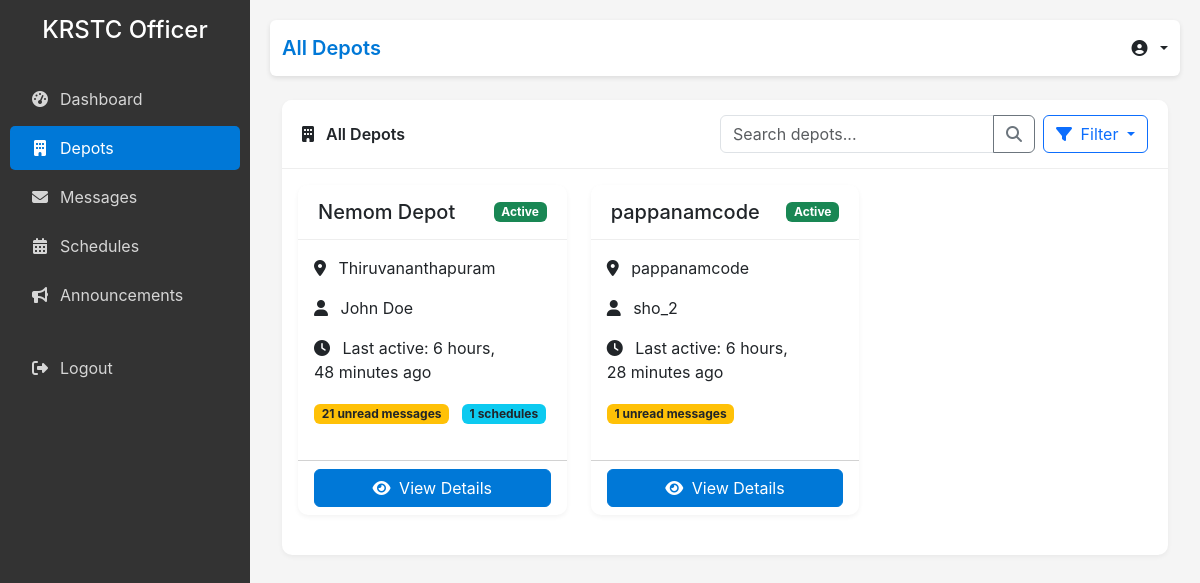
The app's page /depots/, older data.
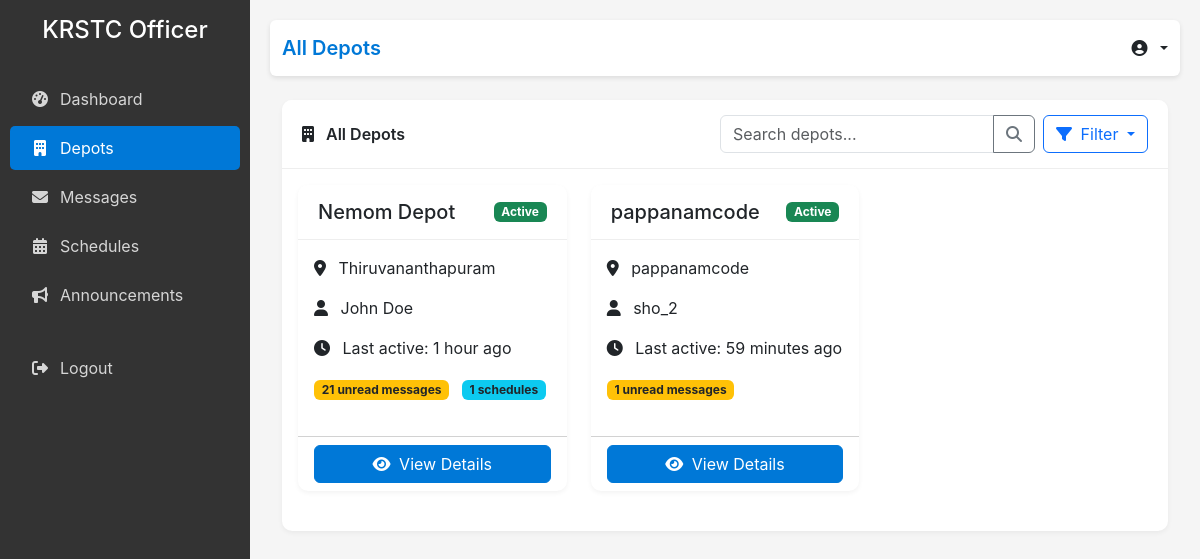
The same page, newer data.
### depot/models.py (models this page shows, shortened)
class Depot(models.Model):
    user = models.OneToOneField(User, on_delete=models.CASCADE, related_name='depot')
    name = models.CharField(max_length=100)
    location = models.CharField(max_length=255)
    address = models.TextField()
    contact_person = models.CharField(max_length=100)
    is_active = models.BooleanField(default=True)
    created_at = models.DateTimeField(auto_now_add=True)
    updated_at = models.DateTimeField(auto_now=True)

### accounts/models.py (models this page shows, shortened)
class User(AbstractUser):
    USER_TYPE_CHOICES = (
        ('officer', 'Officer'),
        ('depot', 'Depot'),
    )
    user_type = models.CharField(max_length=10, choices=USER_TYPE_CHOICES)
    phone_number = models.CharField(max_length=15, blank=True, null=True)
    last_login_time = models.DateTimeField(blank=True, null=True)

### officer/views.py (the view)
# urls.py: path('depots/', views.all_depots, name='all_depots'),
def all_depots(request):
    status = request.GET.get('status')
    depots = Depot.objects.all().order_by('name')
    if status == 'active':
        depots = depots.filter(is_active=True)
    elif status == 'inactive':
        depots = depots.filter(is_active=False)
    paginator = Paginator(depots, 12)  # Show 12 depots per page
    page = request.GET.get('page')
    depots = paginator.get_page(page)
    context = {
        'depots': depots,
    }
    return render(request, 'officer/all_depots.html', context)

### officer/templates/officer/all_depots.html (shortened to what this page needs)
{% extends 'officer/base.html' %}
{% block page_title %}All Depots{% endblock %}
{% block content %}
<div class="card">
    <div class="card-header d-flex justify-content-between align-items-center">
        <span><i class="fas fa-building me-2"></i> All Depots</span>
        <div class="d-flex">
            <div class="input-group me-2">
                <input type="text" id="depotSearch" class="form-control" placeholder="Search depots...">
                <button class="btn btn-outline-secondary" type="button">
                    <i class="fas fa-search"></i>
                </button>
            </div>
            <div class="dropdown">
                <button class="btn btn-outline-primary dropdown-toggle" type="button" data-bs-toggle="dropdown">
                    <i class="fas fa-filter me-1"></i> Filter
                </button>
            </div>
        </div>
    </div>
    <div class="card-body">
        <div class="row" id="depotsContainer">
            {% for depot in depots %}
            <div class="col-md-4 mb-4 depot-card">
                <div class="card h-100 {% if not depot.is_active %}border-secondary{% endif %}">
                    <div class="card-header d-flex justify-content-between align-items-center {% if not depot.is_active %}bg-light text-muted{% endif %}">
                        <h5 class="mb-0">{{ depot.name }}</h5>
                        <span class="badge bg-{{ depot.is_active|yesno:'success,secondary' }}">
                            {{ depot.is_active|yesno:'Active,Inactive' }}
                        </span>
                    </div>
                    <div class="card-body">
                        <p><i class="fas fa-map-marker-alt me-2"></i> {{ depot.location }}</p>
                        <p><i class="fas fa-user me-2"></i> {{ depot.contact_person }}</p>
                        {% if depot.user.last_login_time %}
                        <p><i class="fas fa-clock me-2"></i> Last active: {{ depot.user.last_login_time|timesince }} ago</p>
                        {% else %}
                        <p><i class="fas fa-clock me-2"></i> Last active: Never</p>
                        {% endif %}
                        <div class="mt-3">
                            {% with unread_count=depot.user.received_messages.filter.count %}
                            {% if unread_count > 0 %}
                            <span class="badge bg-warning text-dark me-2">{{ unread_count }} unread messages</span>
                            {% endif %}
                            {% endwith %}
                            {% with schedule_count=depot.schedules.count %}
                            {% if schedule_count > 0 %}
                            <span class="badge bg-info text-dark">{{ schedule_count }} schedules</span>
                            {% endif %}
                            {% endwith %}
                        </div>
                    </div>
                    <div class="card-footer bg-transparent">
                        <a href="{% url 'officer:depot_detail' depot.id %}" class="btn btn-primary w-100">
                            <i class="fas fa-eye me-1"></i> View Details
                        </a>
                    </div>
                </div>
            </div>
            {% empty %}
            <div class="col-12">
                <div class="alert alert-info text-center" role="alert">
                    No depots found.
                </div>
            </div>
            {% endfor %}
        </div>
    </div>
</div>
{% endblock %}

### officer/templates/officer/base.html (shortened to what this page needs)
<!DOCTYPE html>
<html lang="en">
<head>
    <link href="https://cdn.jsdelivr.net/npm/bootstrap@5.3.0/dist/css/bootstrap.min.css" rel="stylesheet">
    <link rel="stylesheet" href="https://cdnjs.cloudflare.com/ajax/libs/font-awesome/6.4.0/css/all.min.css">
</head>
<body>
    <div class="sidebar">
        <div class="d-flex align-items-center justify-content-center p-3 mb-3">
            <h4 class="m-0">KRSTC Officer</h4>
        </div>
        <ul class="nav flex-column">
            <li class="nav-item">
                <a href="{% url 'officer:dashboard' %}" class="nav-link {% if request.resolver_match.url_name == 'dashboard' %}active{% endif %}">
                    <i class="fas fa-tachometer-alt"></i> Dashboard
                </a>
            </li>
            <li class="nav-item">
                <a href="{% url 'officer:all_depots' %}" class="nav-link {% if request.resolver_match.url_name == 'all_depots' %}active{% endif %}">
                    <i class="fas fa-building"></i> Depots
                </a>
            </li>
            <li class="nav-item">
                <a href="{% url 'officer:all_messages' %}" class="nav-link {% if request.resolver_match.url_name == 'all_messages' %}active{% endif %}">
                    <i class="fas fa-envelope"></i> Messages
                </a>
            </li>
            <li class="nav-item">
                <a href="{% url 'officer:all_schedules' %}" class="nav-link {% if request.resolver_match.url_name == 'all_schedules' %}active{% endif %}">
                    <i class="fas fa-calendar-alt"></i> Schedules
                </a>
            </li>
            <li class="nav-item">
                <a href="{% url 'officer:announcements' %}" class="nav-link {% if request.resolver_match.url_name == 'announcements' %}active{% endif %}">
                    <i class="fas fa-bullhorn"></i> Announcements
                </a>
            </li>
            <li class="nav-item mt-4">
                <a href="{% url 'logout' %}" class="nav-link">
                    <i class="fas fa-sign-out-alt"></i> Logout
                </a>
            </li>
        </ul>
    </div>
    <div class="main-content">
        <nav class="navbar navbar-expand-lg mb-4 rounded">
            <div class="container-fluid">
                <span class="navbar-brand">{% block page_title %}Dashboard{% endblock %}</span>
                <div class="ms-auto d-flex align-items-center">
                    <div class="dropdown">
                        <a class="nav-link dropdown-toggle" href="#" role="button" data-bs-toggle="dropdown">
                            <i class="fas fa-user-circle me-1"></i> {{ request.user.get_full_name|default:request.user.username }}
                        </a>
                    </div>
                </div>
            </div>
        </nav>
        <div class="container-fluid">
            {% block content %}{% endblock %}
        </div>
    </div>
</body>
</html>

### officer/templates/officer/base.html (style rules this page uses)
:root { --primary: #0078D7; --secondary: #6c757d; --success: #28a745; --danger: #dc3545; --warning: #ffc107; --info: #17a2b8; --light: #f8f9fa; --dark: #343a40; }
body { font-family: -apple-system, BlinkMacSystemFont, "Segoe UI", Roboto, "Helvetica Neue", Arial, sans-serif; background-color: #f5f5f5; }
.sidebar { min-height: 100vh; background-color: #333; color: white; position: fixed; width: 250px; transition: all 0.3s; z-index: 1000; }
.sidebar .nav-link { color: rgba(255, 255, 255, 0.8); padding: 10px 20px; display: flex; align-items: center; border-radius: 5px; margin: 0 10px 5px; }
.sidebar .nav-link:hover, .sidebar .nav-link.active { background-color: var(--primary); color: white; }
.sidebar .nav-link i { margin-right: 10px; width: 20px; text-align: center; }
.main-content { margin-left: 250px; padding: 20px; transition: all 0.3s; }
.navbar { background-color: white; box-shadow: 0 2px 5px rgba(0, 0, 0, 0.1); }
.navbar-brand { font-weight: 600; color: var(--primary); }
.card { box-shadow: 0 2px 5px rgba(0, 0, 0, 0.05); border-radius: 10px; border: none; margin-bottom: 20px; }
.card-header { background-color: white; border-bottom: 1px solid #eee; padding: 15px 20px; font-weight: 600; border-radius: 10px 10px 0 0 !important; }
.btn-primary { background-color: var(--primary); border-color: var(--primary); }

Row changes from the older to the newer data that the page shows:
changed through a linked row, Depot "Nemom Depot": user.last_login_time "6 hours, 48 minutes" → "1 hour"
changed through a linked row, Depot "pappanamcode": user.last_login_time "6 hours, 28 minutes" → "59 minutes"
